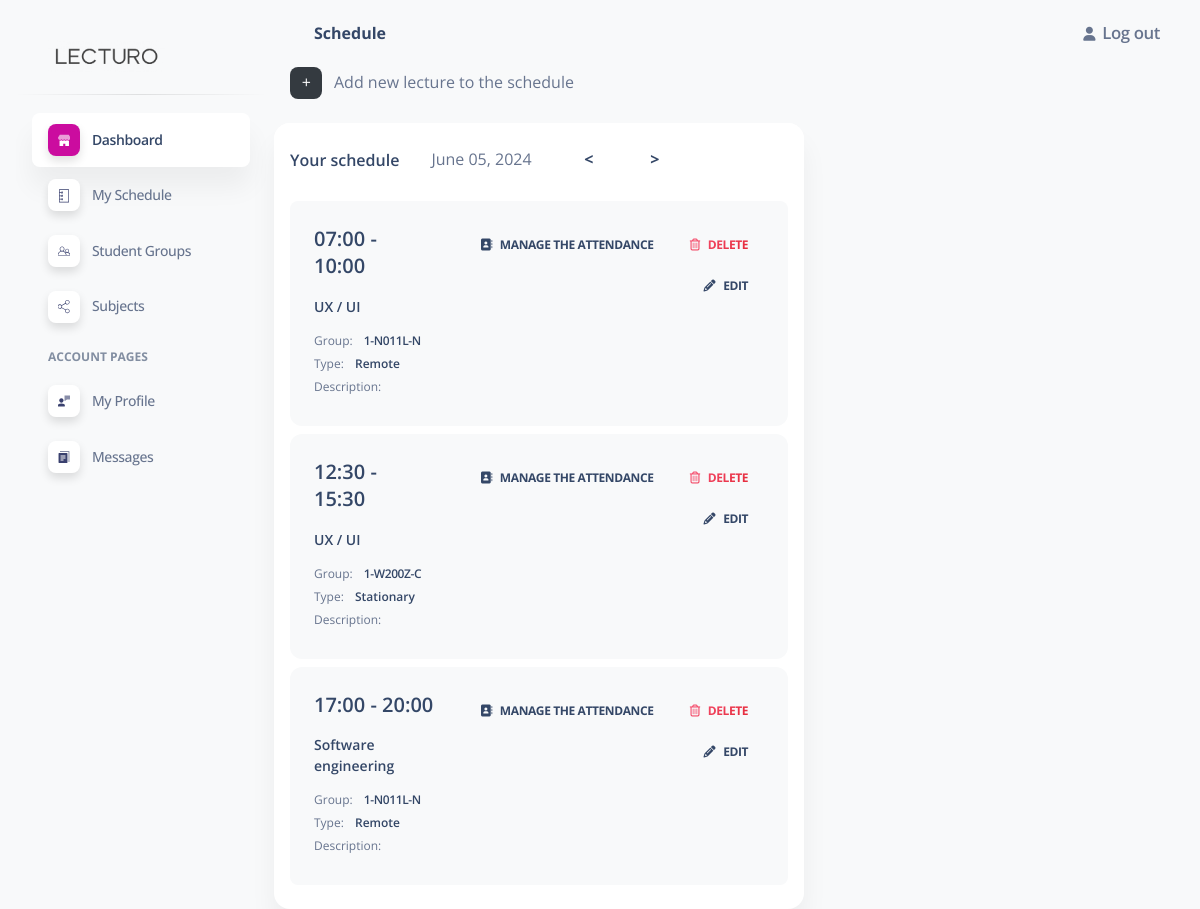
The page /schedule/ (signed in) on the database its author committed.
### panel/models.py (models this page shows, shortened)
class ScheduledLecture(models.Model):
    LECTURE_TYPE = (
        ('remote','Remote'),
        ('stationary','Stationary')
    )
    id = models.UUIDField(default=uuid.uuid4,unique=True,primary_key=True,editable=False,blank=False,null=False)
    lecture = models.ForeignKey(Subject,blank=False,null=False,on_delete=models.CASCADE)
    group = models.ForeignKey(Group,on_delete=models.SET_NULL,blank=False,null=True)
    started = models.BooleanField(default=False)
    type = models.CharField(max_length=100,choices=LECTURE_TYPE)
    description = models.TextField(max_length=300,blank=True,null=True)
    dateStart = models.DateTimeField(blank=False,null=False)
    dateEnd = models.DateTimeField(blank=False,null=False)
    def isOngoing(self):
        if self.dateStart <= timezone.now():
            self.started = True
        else:
            self.started = False
        self.save()
    class Meta:
        ordering = ['dateStart']

class Subject(models.Model):
    id = models.UUIDField(default=uuid.uuid4,unique=True,primary_key=True,editable=False,blank=False,null=False)
    name = models.CharField(max_length=100,blank=False,null=False)

class Group(models.Model):
    id = models.UUIDField(default=uuid.uuid4,blank=False,null=False,editable=False,primary_key=True)
    group_number = models.CharField(max_length=100,blank=False,null=False)
    full_name = models.CharField(max_length=100,blank=False,null=False)
    total_students = models.IntegerField(default=0,null=True,blank=True)
    def __str__(self) -> str:
        return self.group_number

### panel/views.py (the view)
# urls.py: path('schedule/',views.showSchedule,name='schedule'),
@login_required(login_url='userLogin')
def showSchedule(request):
    label = "Schedule"
    date = request.GET.get('day')
    if date:
        try:
            dateObject = datetime.datetime.strptime(date,'%Y-%m-%d')
        except ValueError:
            dateObject = datetime.date.today()
    else:
        dateObject = datetime.date.today()
    date = dateObject.strftime('%B %d, %Y')
    next_date = dateObject + datetime.timedelta(days=1)
    prev_date = dateObject - datetime.timedelta(days=1)
    lectures = ScheduledLecture.objects.filter(dateStart__icontains=dateObject.strftime('%Y-%m-%d'))
    for lecture in lectures:
        lecture.isOngoing()
    context = {'lectures':lectures,'date':date,'next_date':next_date.strftime('%Y-%m-%d'),'prev_date':prev_date.strftime('%Y-%m-%d'),'label':label}
    return render(request,'schedule.html',context=context)

### panel/templates/schedule.html (shortened to what this page needs)
{% extends 'main.html' %}
{% block body %}
<div style="display: flex; align-items: center; margin-left: 1em;">
    <a href="{% url 'createLecture' %}">
        <div class="icon icon-shape icon-sm border-radius-md text-center me-2 d-flex align-items-center justify-content-center add-button">
            +
        </div>
    </a>
    <span class="nav-link-text ms-1">Add new lecture to the schedule</span>
</div>
<div class="row">
    <div class="col-md-7 mt-4">
        <div class="card">
            <div class="card-header pb-0 px-3" style="display: flex;">
                <h6 class="mb-0">Your schedule</h6><span style="margin-left: 2em;">{{date}}</span>
                <div class="dateButtons" style="display: flex;">
                    <a href="{% url 'schedule' %}?day={{ prev_date }}">
                        <div style="width: 50px; height: 30px; text-align: center;"><</div>
                    </a>
                    <a href="{% url 'schedule' %}?day={{ next_date }}" style="margin-left: 1em;">
                        <div style="width: 50px; height: 30px; text-align: center;">></div>
                    </a>
                </div>
            </div>
            <div class="card-body pt-4 p-3">
                <ul class="list-group">
                    {% for lecture in lectures %}
                    <li class="list-group-item border-0 d-flex p-4 mb-2 bg-gray-100 border-radius-lg">
                        <div class="d-flex flex-column">
                            <h5 class="mb-3 text-m">{{lecture.dateStart|date:"H:i"}} - {{lecture.dateEnd|date:"H:i"}}</h5>
                            <h6 class="mb-3 text-sm">{{lecture.lecture.name}}</h6>
                            <span class="mb-2 text-xs">Group: <span class="text-dark font-weight-bold ms-sm-2"><a href="{% url 'group' lecture.group.id %}">{{lecture.group}}</a></span></span>
                            <span class="mb-2 text-xs">Type: <span class="text-dark ms-sm-2 font-weight-bold">{{lecture.type|capfirst}}</span></span>
                            <span class="mb-2 text-xs">Description: </span>
                        </div>
                        <div class="ms-auto text-end">
                            {% if lecture.started %}
                            <a class="btn btn-link text-dark px-3 mb-0" href="{% url 'editAttendance' lecture.id %}"><i class="fas fa-address-book text-dark me-2" aria-hidden="true"></i>Manage the attendance</a>
                            {% endif %}
                            <a class="btn btn-link text-danger text-gradient px-3 mb-0" href="{% url 'deleteLecture' lecture.id %}"><i class="far fa-trash-alt me-2"></i>Delete</a>
                            <a class="btn btn-link text-dark px-3 mb-0" href="{% url 'editLecture' lecture.id %}"><i class="fas fa-pencil-alt text-dark me-2" aria-hidden="true"></i>Edit</a>
                        </div>
                    </li>
                    {% endfor %}
                </ul>
            </div>
        </div>
    </div>
</div>
{% endblock body %}

### static/assets/css/nucleo-svg.css (style rules this page uses)
.icon { display: inline-block; color: #111111; height: 1em; width: 1em; }
.icon-sm { height: 0.8em; width: 0.8em; }
.icon { fill: currentColor; stroke: none; }

### rows shown on the page
ScheduledLecture: dateStart "07:00", dateEnd "10:00", lecture.name "UX / UI", group "1-N011L-N", type "Remote", started True (drawn)
ScheduledLecture: dateStart "12:30", dateEnd "15:30", lecture.name "UX / UI", group "1-W200Z-C", type "Stationary", started True (drawn)
ScheduledLecture: dateStart "17:00", dateEnd "20:00", lecture.name "Software engineering", group "1-N011L-N", type "Remote", started True (drawn)

### other values the page prints
{{ label }} "Schedule"
{{ date }} "June 05, 2024"
